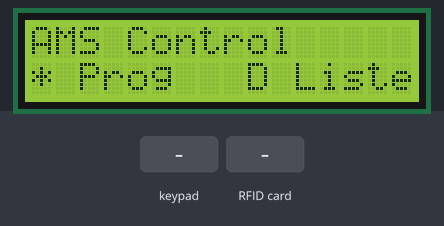
Bench run of a sketch on a simulated Arduino Mega 2560, built with avr-gcc and run on an emulated ATmega2560. On the bench: 16×2 character LCD. The inputs (shaded band) are chosen by the test bench.

Above: at 1.3 s.
1.4 s: key 'D' pressed
At 2.1 s:
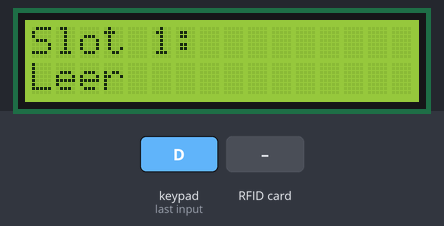
4.4 s: RFID card 5E 7A 19 C4 held to the reader
7.4 s: keypad keys 2 2 2 3 2 4 2 5 # pressed 0.4 s apart
At 12.0 s:
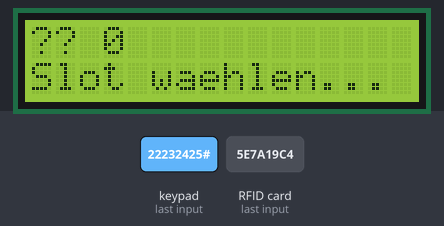
12.5 s: keypad keys 2 2 2 3 2 4 2 5 * pressed 0.4 s apart
At 12.9 s:
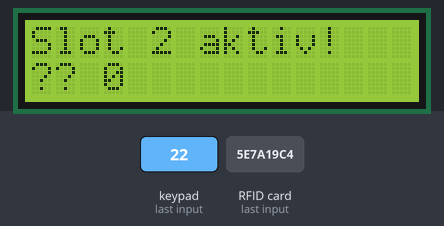
17.6 s: key '*' pressed
At 18.8 s:
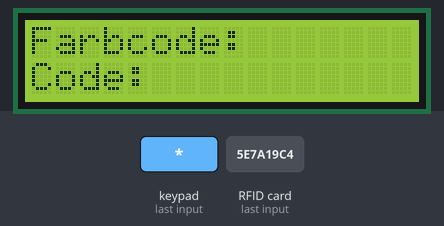
19.1 s: keypad keys 2 6 2 7 2 8 2 9 * pressed 0.4 s apart
At 23.5 s:
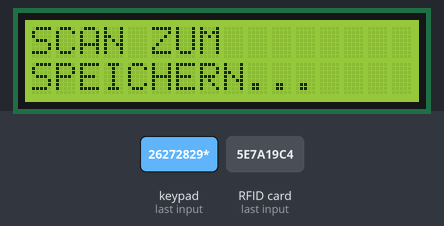
Timing chart, 0 to 25.0 s (numbered marks = the images above; inputs shaded):
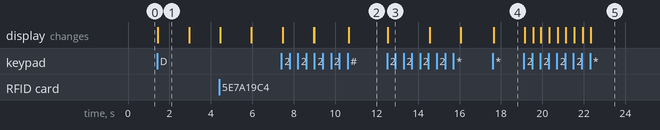

Measured:
- after the input at 1.4 s, the display: changes after 0.05 s (image 1)
- after the input at 7.4 s, the display: first differs from a run without the input after 3.3 s (image 2)
- after the input at 12.5 s, the display: changes after 0.05 s (image 3)
- after the input at 17.6 s, the display: changes at once (image 4)
- after the input at 19.1 s, the display: first changes at once (image 5 shows a later state)
- what the display in image 1 shows lasts 1.6 s, from 1.4 s to 3.0 s

The sketch:

AMSControlV1WIthoutPrinterConnection.ino
```cpp
#include <SPI.h>
#include <MFRC522.h>
#include <LiquidCrystal.h>
#include <Keypad.h>


#define SS_PIN 53
#define RST_PIN 5
MFRC522 rfid(SS_PIN, RST_PIN);
MFRC522::MIFARE_Key mifaKey;
LiquidCrystal lcd(7, 8, 9, 10, 11, 12);

const byte ROWS = 4;
const byte COLS = 4;
char keys[ROWS][COLS] = {
  {'1','2','3','A'},
  {'4','5','6','B'},
  {'7','8','9','C'},
  {'*','0','#','D'}
};
byte rowPins[ROWS] = {22, 23, 24, 25};
byte colPins[COLS] = {26, 27, 28, 29};
Keypad keypad = Keypad(makeKeymap(keys), rowPins, colPins, ROWS, COLS);


int step = 0;
String inputBuffer = "";
byte selectedMaterial = 0;
byte selectedColor = 0;
bool slotWaiting = false;
String lastScannedInfo = "";
String lastScannedUID = "";
unsigned long displayTimer = 0;
bool showingData = false;

String amsSlots[5] = {"Leer", "Leer", "Leer", "Leer", "Leer"};
String amsUIDs[5] = {"", "", "", "", ""};


void showIdle();
void updateDisplay();
void writeToCard();
void readCardData();
void showAllSlots();

String getMaterial(int m) {
  switch(m) {
    case 1: return "PLA"; case 2: return "PETG"; case 3: return "TPU";
    case 4: return "ABS"; case 5: return "ASA"; case 6: return "PET";
    default: return "??";
  }
}

String getColor(int c) {
  switch(c) {
    case 1: return "Weiss"; case 2: return "Schwarz"; case 3: return "Blau";
    case 4: return "Gruen"; case 5: return "Gelb"; case 6: return "Hellgrau";
    case 7: return "Dunkelgrau"; case 11: return "Orange"; case 12: return "Pink";
    case 13: return "Rot"; case 14: return "Lila"; case 20: return "Gold";
    case 30: return "Transp.";
    default: return String(c);
  }
}

void setup() {
  Serial.begin(9600);
  SPI.begin();
  rfid.PCD_Init();
  for (byte i = 0; i < 6; i++) mifaKey.keyByte[i] = 0xFF; // Standard-Passwort
  lcd.begin(16, 2);
  showIdle();
}

void loop() {
  char k = keypad.getKey();


  if (rfid.PICC_IsNewCardPresent() && rfid.PICC_ReadCardSerial()) {
    if (step == 3) {
      writeToCard(); // Wenn wir im Schreibmodus sind: SCHREIBEN
    } else if (step == 0 && !slotWaiting && !showingData) {
      readCardData(); // Sonst: LESEN
    }
  }


  if (showingData && !slotWaiting && (millis() - displayTimer > 5000)) {
    showingData = false;
    showIdle();
  }


  if (k) {

    if (showingData && k == '#' && !slotWaiting) {
      slotWaiting = true;
      lcd.setCursor(0, 1);
      lcd.print("Slot waehlen... ");
    }

    else if (step == 0 && !slotWaiting && !showingData && k == 'D') {
      showAllSlots();
    }

    else if (slotWaiting && ((k >= '1' && k <= '4') || k == 'A')) {
      int slotIdx = (k == 'A') ? 4 : (k - '1');
      for(int i=0; i<5; i++) {
        if(amsUIDs[i] == lastScannedUID) { amsUIDs[i] = ""; amsSlots[i] = "Leer"; }
      }
      amsSlots[slotIdx] = lastScannedInfo;
      amsUIDs[slotIdx] = lastScannedUID;
      lcd.clear();
      lcd.print("Slot " + String(k) + " aktiv!");
      lcd.setCursor(0, 1);
      lcd.print(lastScannedInfo);
      delay(2000);
      slotWaiting = false;
      showingData = false;
      showIdle();
    }

    else if (k == '*') {
      if (step == 0) {
        step = 1; slotWaiting = false; showingData = false; inputBuffer = "";
        lcd.clear(); lcd.print("1:PLA 2:PETG 3:TPU"); lcd.setCursor(0, 1); lcd.print("Mat: ");
      } else if (step == 1) {
        selectedMaterial = inputBuffer.toInt(); step = 2; inputBuffer = "";
        lcd.clear(); lcd.print("Farbcode:"); lcd.setCursor(0, 1); lcd.print("Code: ");
      } else if (step == 2) {
        selectedColor = inputBuffer.toInt(); step = 3;
        lcd.clear(); lcd.print("SCAN ZUM"); lcd.setCursor(0, 1); lcd.print("SPEICHERN...");
      }
    }

    else if (k == '#') {
      if (step > 0 || slotWaiting) showIdle();
      else if (inputBuffer.length() > 0) { inputBuffer.remove(inputBuffer.length() - 1); updateDisplay(); }
    }

    else if (k >= '0' && k <= '9' && step > 0) {
      inputBuffer += k;
      updateDisplay();
    }
  }
}

void showAllSlots() {
  for (int i = 0; i < 5; i++) {
    String name = (i == 4) ? "Ext. A" : "Slot " + String(i + 1);
    lcd.clear();
    lcd.print(name + ":");
    lcd.setCursor(0, 1);
    lcd.print(amsSlots[i]);
    delay(1500);
  }
  showIdle();
}

void updateDisplay() {
  lcd.setCursor(6, 1); lcd.print("    ");
  lcd.setCursor(6, 1); lcd.print(inputBuffer);
}

void showIdle() {
  step = 0; slotWaiting = false; showingData = false; inputBuffer = "";
  lcd.clear();
  lcd.print("AMS Control");
  lcd.setCursor(0, 1);
  lcd.print("* Prog   D Liste");
}

void readCardData() {
  lastScannedUID = "";
  for (byte i = 0; i < rfid.uid.size; i++) {
    lastScannedUID += String(rfid.uid.uidByte[i], HEX);
  }
  byte block = 4; byte buffer[18]; byte size = sizeof(buffer);
  MFRC522::StatusCode status = rfid.PCD_Authenticate(MFRC522::PICC_CMD_MF_AUTH_KEY_A, block, &mifaKey, &(rfid.uid));
  if (status != MFRC522::STATUS_OK) { rfid.PICC_HaltA(); rfid.PCD_StopCrypto1(); return; }

  status = rfid.MIFARE_Read(block, buffer, &size);
  if (status == MFRC522::STATUS_OK) {
    lastScannedInfo = getMaterial(buffer[0]) + " " + getColor(buffer[1]);
    int foundSlot = -1;
    for(int i=0; i<5; i++) { if(amsUIDs[i] == lastScannedUID) { foundSlot = i; break; } }
    lcd.clear();
    if (foundSlot != -1) {
      String slotName = (foundSlot == 4) ? "A" : String(foundSlot + 1);
      lcd.print("S" + slotName + ": " + lastScannedInfo);
    } else { lcd.print(lastScannedInfo); }
    lcd.setCursor(0, 1); lcd.print("# -> Zuweisen");
    showingData = true; displayTimer = millis();
  }
  rfid.PICC_HaltA(); rfid.PCD_StopCrypto1();
}

void writeToCard() {
  byte block = 4;
  byte data[] = {selectedMaterial, selectedColor, 0,0,0,0,0,0,0,0,0,0,0,0,0,0};
  MFRC522::StatusCode status = rfid.PCD_Authenticate(MFRC522::PICC_CMD_MF_AUTH_KEY_A, block, &mifaKey, &(rfid.uid));
  if (status != MFRC522::STATUS_OK) {
    lcd.clear(); lcd.print("Fehler Auth!"); delay(1000); showIdle();
    rfid.PICC_HaltA(); rfid.PCD_StopCrypto1(); return;
  }
  status = rfid.MIFARE_Write(block, data, 16);
  if (status == MFRC522::STATUS_OK) {
    lcd.clear(); lcd.print("Gespeichert!"); delay(2000);
  } else {
    lcd.clear(); lcd.print("Schreibfehler!"); delay(2000);
  }
  showIdle();
  rfid.PICC_HaltA(); rfid.PCD_StopCrypto1();
}
```
